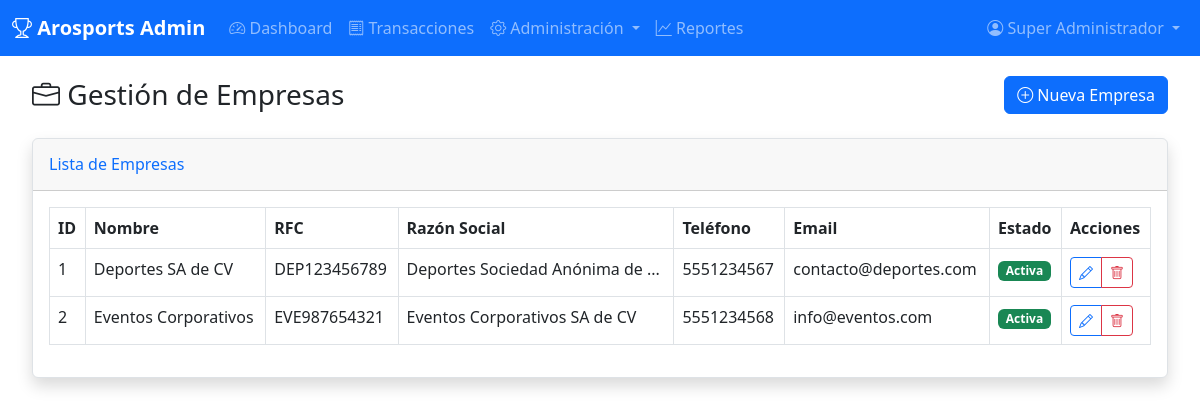
Page /admin/empresas (signed in) on the committed database.
### tables this page shows
CREATE TABLE `empresas` (
  `id` int(11) NOT NULL AUTO_INCREMENT,
  `nombre` varchar(100) NOT NULL,
  `rfc` varchar(20) DEFAULT NULL,
  `razon_social` varchar(150) DEFAULT NULL,
  `direccion` text DEFAULT NULL,
  `telefono` varchar(20) DEFAULT NULL,
  `email` varchar(100) DEFAULT NULL,
  `activo` tinyint(1) DEFAULT 1,
  `fecha_registro` timestamp DEFAULT CURRENT_TIMESTAMP,
  `fecha_actualizacion` timestamp DEFAULT CURRENT_TIMESTAMP ON UPDATE CURRENT_TIMESTAMP,
  PRIMARY KEY (`id`)
);

### controllers/BaseController.php (called while the page is built, shortened)
<?php
class BaseController {
    public function __construct() {
        $database = new Database();
        $this->db = $database->getConnection();
    }
    protected function render($view, $data = []) {
        extract($data);
        include "views/{$view}.php";
        include 'views/layouts/main.php';
    }
}
?>

### config/database.php (called while the page is built, shortened)
<?php
class Database {
    private $host = DB_HOST;
    private $db_name = DB_NAME;
    private $username = DB_USER;
    private $password = DB_PASS;
    private $charset = DB_CHARSET;
    public function getConnection() {
        $this->conn = null;
        try {
            $dsn = "mysql:host=" . $this->host . ";dbname=" . $this->db_name . ";charset=" . $this->charset;
            $this->conn = new PDO($dsn, $this->username, $this->password);
            $this->conn->setAttribute(PDO::ATTR_ERRMODE, PDO::ERRMODE_EXCEPTION);
        } catch(PDOException $exception) {
            echo "Error de conexión: " . $exception->getMessage();
        }
        return $this->conn;
    }
}
?>

### views/admin/empresas/list.php (the view, shortened to what this page needs)
<div class="container-fluid">
    <div class="d-sm-flex align-items-center justify-content-between mb-4">
        <h1 class="h3 mb-0 text-gray-800">
            <i class="bi bi-briefcase"></i> Gestión de Empresas
        </h1>
        <a href="<?= BASE_URL ?>/admin/empresas?action=create" class="btn btn-primary">
            <i class="bi bi-plus-circle"></i> Nueva Empresa
        </a>
    </div>
    <div class="card shadow mb-4">
        <div class="card-header py-3">
            <h6 class="m-0 font-weight-bold text-primary">Lista de Empresas</h6>
        </div>
        <div class="card-body">
            <div class="table-responsive">
                <table class="table table-bordered" width="100%" cellspacing="0">
                    <thead>
                        <tr>
                            <th>ID</th>
                            <th>Nombre</th>
                            <th>RFC</th>
                            <th>Razón Social</th>
                            <th>Teléfono</th>
                            <th>Email</th>
                            <th>Estado</th>
                            <th>Acciones</th>
                        </tr>
                    </thead>
                    <tbody>
                        <?php foreach ($empresas as $empresa): ?>
                        <tr>
                            <td><?= $empresa['id'] ?></td>
                            <td><?= htmlspecialchars($empresa['nombre']) ?></td>
                            <td><?= htmlspecialchars($empresa['rfc'] ?? 'N/A') ?></td>
                            <td><?= htmlspecialchars(substr($empresa['razon_social'] ?? '', 0, 30)) ?><?= strlen($empresa['razon_social'] ?? '') > 30 ? '...' : '' ?></td>
                            <td><?= htmlspecialchars($empresa['telefono'] ?? 'N/A') ?></td>
                            <td><?= htmlspecialchars($empresa['email'] ?? 'N/A') ?></td>
                            <td>
                                <span class="badge bg-<?= $empresa['activo'] ? 'success' : 'secondary' ?>">
                                    <?= $empresa['activo'] ? 'Activa' : 'Inactiva' ?>
                                </span>
                            </td>
                            <td>
                                <div class="btn-group" role="group">
                                    <a href="<?= BASE_URL ?>/admin/empresas?action=edit&id=<?= $empresa['id'] ?>"
                                       class="btn btn-sm btn-outline-primary" title="Editar">
                                        <i class="bi bi-pencil"></i>
                                    </a>
                                    <button type="button"
                                            class="btn btn-sm btn-outline-danger delete-btn"
                                            data-id="<?= $empresa['id'] ?>"
                                            data-nombre="<?= htmlspecialchars($empresa['nombre']) ?>"
                                            title="Eliminar">
                                        <i class="bi bi-trash"></i>
                                    </button>
                                </div>
                            </td>
                        </tr>
                        <?php endforeach; ?>
                    </tbody>
                </table>
            </div>
        </div>
    </div>
</div>

### views/layouts/main.php (style rules this page uses)
.card { box-shadow: 0 0.125rem 0.25rem rgba(0, 0, 0, 0.075); border: 1px solid #dee2e6; }

### rows in the picture
empresas: id "1", nombre "Deportes SA de CV", rfc "DEP123456789", razon_social "Deportes Sociedad Anónima de", telefono "5551234567", email "contacto@deportes.com", activo "Activa"
empresas: id "2", nombre "Eventos Corporativos", rfc "EVE987654321", razon_social "Eventos Corporativos SA de CV", telefono "5551234568", email "info@eventos.com", activo "Activa"

### other values in the picture
APP_NAME "Arosports Admin"
$_SESSION['user_name'] "Super Administrador"
